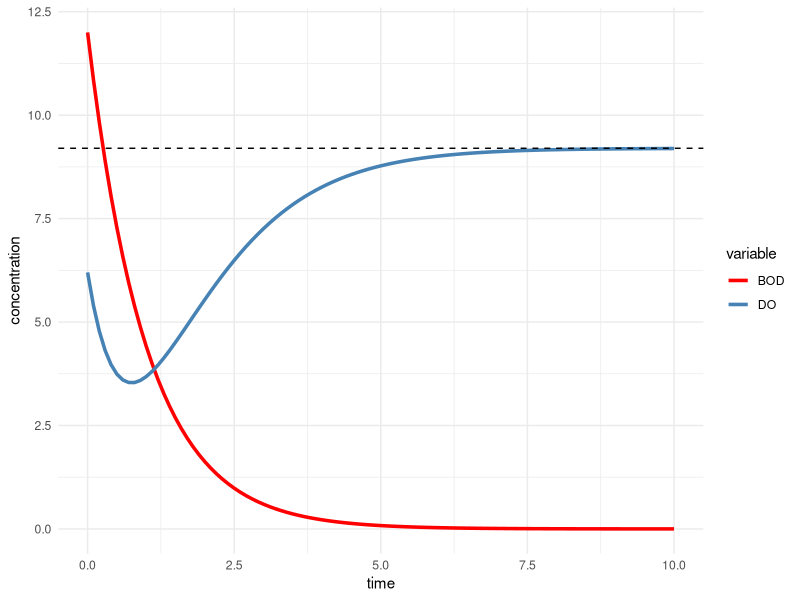
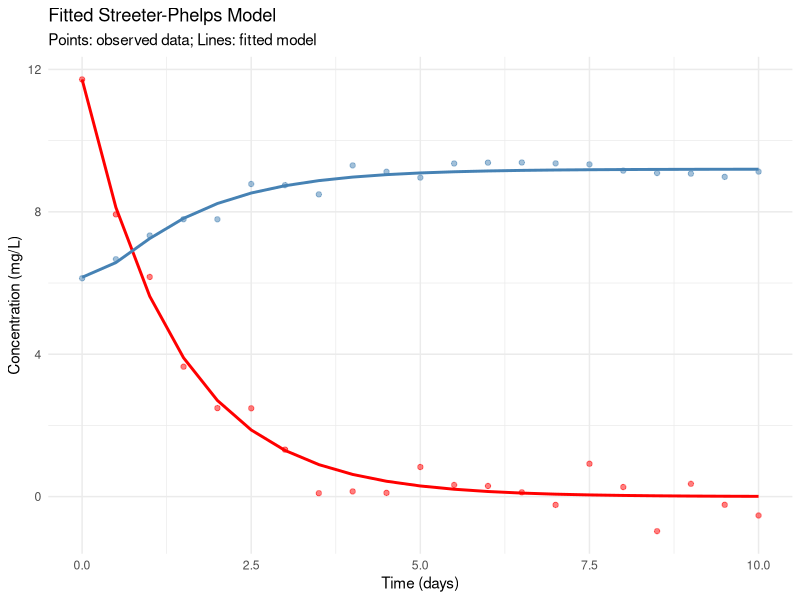
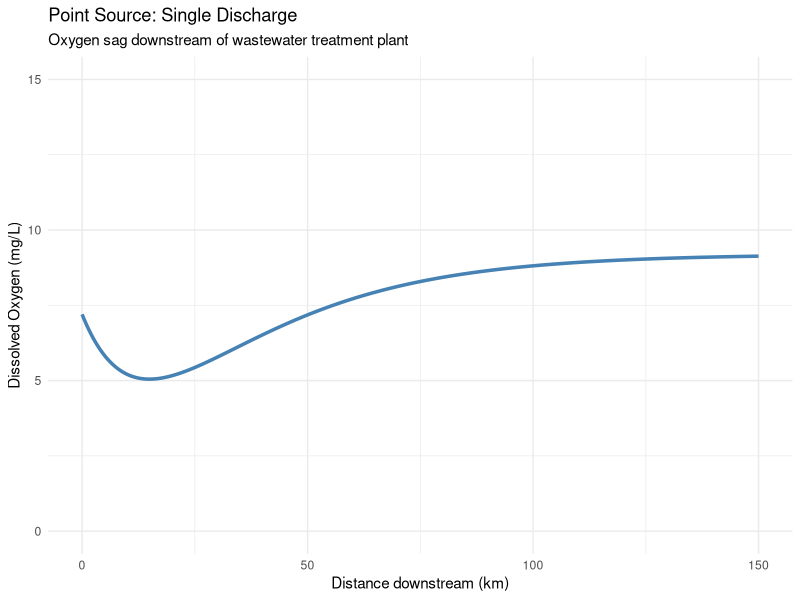
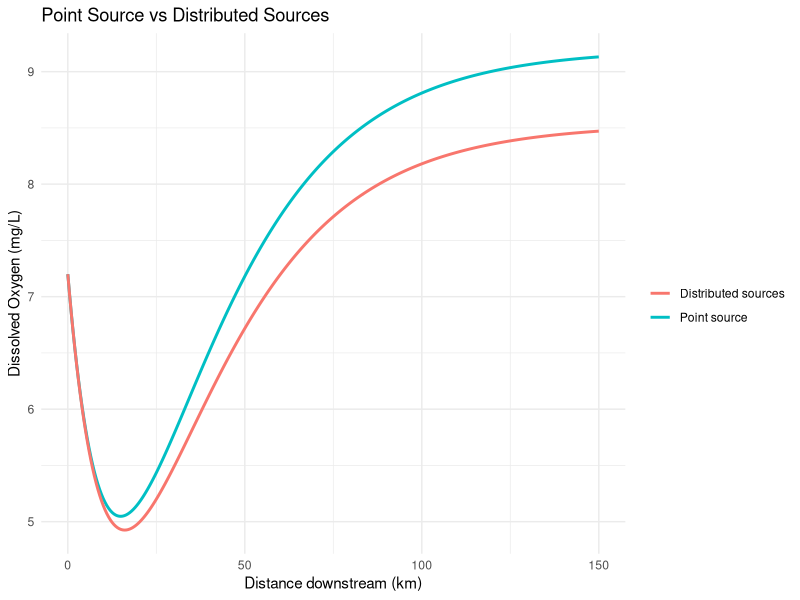

These charts were generated, in order, by the following R code:
## ---- chunk 1
knitr::opts_chunk$set(echo = TRUE)

library(deSolve)
library(ggplot2)
library(tidyr)
library(dplyr)
library(gridExtra)

## ---- chunk 2

# Parameters from literature [citation:4]
params_sp <- c(
  k_d    = 1,  # Deoxygenation rate (1/day)
  k_a    = 1,  # Reaeration rate (1/day)
  DO_sat = 9.2 # Saturation DO (mg/L)
)

# Initial state
state_sp <- c(
  L0 = 12, # Initial BOD (mg/L)
  D0 = 3   # Initial DO deficit (mg/L)
)    

# Define the Streeter-Phelps model
streeter_phelps <- function(time, state, parameters) {
  with(as.list(c(state, parameters)), {
    dL <- -k_d * L0
    dD <- (k_d * L0) - (k_a * D0)
    return(list(c(dL, dD)))
  })
}

# Time (days)
times_sp <- seq(0, 10, by = 0.1)

# Solve
out_sp <- ode(
  y     = state_sp,
  times = times_sp,
  func  = streeter_phelps,
  parms = params_sp
) 

# Convert to data frame and calculate actual DO
out_sp_df    <- as.data.frame(out_sp)
out_sp_df$DO <- params_sp["DO_sat"] - out_sp_df$D0

# Plot BOD and DO
out_long <- out_sp_df       %>%
  select(time, BOD=L0, DO)  %>%
  pivot_longer(
    cols      = c(BOD, DO),
    names_to  = "variable",
    values_to = "concentration"
  )

ggplot(
  out_long, 
  aes(x = time, y = concentration, color = variable)) +
  geom_line(linewidth = 1.2) +
  geom_hline(yintercept = params_sp["DO_sat"],linetype="dashed")+
  theme_minimal() +
  scale_color_manual(values = c("BOD" = "red", "DO" = "steelblue")
  )
## ---- chunk 3
# -----------------------------------------------------------------------------
# Parameterizing Streeter-Phelps with optim()
# -----------------------------------------------------------------------------

# Synthetic observed data for demonstration
set.seed(123)
observed_times <- seq(0, 10, by = 0.5)
observed_data <- data.frame(
  time = observed_times,
  BOD  = 12 * exp(-0.8 * observed_times) + rnorm(length(observed_times), 0, 0.5),
  DO   = 9.2 - 3 * exp(-0.6 * observed_times) + rnorm(length(observed_times), 0, 0.3)
)

initial_guess <- c(k_d = 1, k_a = 1, L0 = 10, D0 = 2) # Initial guesses (could come from visual estimation)
DO_sat = 9.2

# Error function for fitting
error_function_sp <- function(parameters, time, data) {
  # parameters: kd, ka, L0, D0
  # Note: DO_sat is known from temperature
  
  # Simulate model
  state <- c(L0  = parameters[[3]], D0  = parameters[[4]])
  parms <- c(k_d = parameters[[1]], k_a = parameters[[2]])

  out   <- as.data.frame(
    ode(
      y     = state,
      times = time,
      func  = streeter_phelps,
      parms = parms
    )
  )
  
  # Calculate DO from deficit
  out$DO <- DO_sat - out$D0

  # Calculate error (sum of squared errors for both BOD and DO)
  BOD_error <- sum((out$L0 - data$BOD)^2, na.rm = TRUE)
  DO_error  <- sum((out$DO - data$DO)^2, na.rm = TRUE)
  
  # Weight DO error more because it's the key variable
  total_error <- BOD_error + 5 * DO_error
  
  return(total_error)
}



# Run optimization
result_sp <- optim(
  par     = initial_guess,
  fn      = error_function_sp,
  time    = observed_data$time,
  data    = observed_data,
  method  = "Nelder-Mead",
  control = list(maxit = 1000)
)

# Plot fitted model
fitted_state <- c(L0  = result_sp$par[[3]], D0  = result_sp$par[[4]])
fitted_parms <- c(k_d = result_sp$par[[1]], k_a = result_sp$par[[2]])

fitted_out <- as.data.frame(
  ode(
    y     = fitted_state,
    times = observed_times,
    func  = streeter_phelps,
    parms = fitted_parms
  )
)
fitted_out$DO <- DO_sat - fitted_out$D0

ggplot() +
  geom_point(data = observed_data,aes(x = time, y = BOD), color = "red",       alpha = 0.5) +
  geom_point(data = observed_data,aes(x = time, y = DO),  color = "steelblue", alpha = 0.5) +
  geom_line(data  = fitted_out,   aes(x = time, y = L0),  color = "red",       linewidth = 1) +
  geom_line(data  = fitted_out,   aes(x = time, y = DO),  color = "steelblue", linewidth = 1) +
  labs(
    title    = "Fitted Streeter-Phelps Model",
    subtitle = "Points: observed data; Lines: fitted model",
    x        = "Time (days)",
    y        = "Concentration (mg/L)"
  ) +
theme_minimal()
## ---- chunk 4
# Point source at x=0
point_source_model <- function(distance, state, parameters) {
  with(as.list(c(state, parameters)), {
    # Convert time to distance using velocity
    # dL/dx = -(kd/u) * L
    # dD/dx = (kd/u) * L - (ka/u) * D
    dL <- -(kd / u) * L
    dD <-  (kd / u) * L - (ka / u) * D
    
    return(list(c(dL, dD)))
  })
}

#assing the parameters you estimated for the observed data with the streeter-phelps model above.
params_river <- c(
  kd     = 0.35,
  ka     = 0.75,
  u      = 10,        # River velocity (km/day)
  DO_sat = 9.2 
)

# Initial conditions at discharge point
state_point <- c(L = 15, D = 2)

distances   <- seq(0, 150, by = 0.5)

point_source_out <- ode(
  y     = state_point,
  times = distances,
  func  = point_source_model,
  parms = params_river
)

point_source_df    <- as.data.frame(point_source_out)
point_source_df$DO <- params_river["DO_sat"] - point_source_df$D

ggplot(
  point_source_df, 
  aes(x = time, y = DO)) +
  geom_line(linewidth = 1.2, color = "steelblue") +
  scale_y_continuous(limits=c(0,15))+
  labs(
    title    = "Point Source: Single Discharge",
    subtitle = "Oxygen sag downstream of wastewater treatment plant",
    x        = "Distance downstream (km)",
    y        = "Dissolved Oxygen (mg/L)"
  ) +
  theme_minimal()
## ---- chunk 5
# Distributed sources - constant input along reach
# This requires adding a source term

distributed_source_model <- function(distance, state, parameters) {
  with(as.list(c(state, parameters)), {
    # dL/dx = -(kd/u)*L + (source_rate/u)
    # dD/dx = (kd/u)*L - (ka/u)*D
    
    dL <- -(kd / u) * L + (source_rate / u)
    dD <-  (kd / u) * L - (ka / u) * D
    
    return(list(c(dL, dD)))
  })
}

### use the same parameters you used in the model before. 

params_distributed <- c(
  kd          = 0.35,
  ka          = 0.75,
  u           = 10,
  source_rate = 0.5,  # BOD input per km (mg/L per km)
  DO_sat      = 9.2
)

# Initial conditions
state_dist <- c(L = 15, D = 2)  # Background levels

distributed_out <- ode(
  y     = state_dist,
  times = distances,
  func  = distributed_source_model,
  parms = params_distributed
)

distributed_df <- as.data.frame(distributed_out)
distributed_df$DO <- params_distributed["DO_sat"] - distributed_df$D

# Compare point vs distributed
ggplot() +
  geom_line(data = point_source_df, aes(x = time, y = DO, color = "Point source"),        linewidth = 1) +
  geom_line(data = distributed_df,  aes(x = time, y = DO, color = "Distributed sources"), linewidth = 1) +
  labs(
    title = "Point Source vs Distributed Sources",
    x     = "Distance downstream (km)",
    y     = "Dissolved Oxygen (mg/L)",
    color = ""
  ) +
  theme_minimal()
